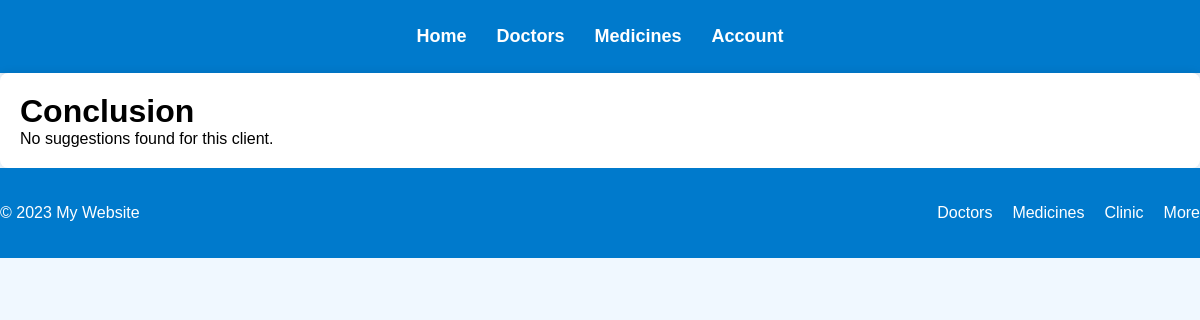
/conc/ (signed in), run on an earlier commit of the app's database.
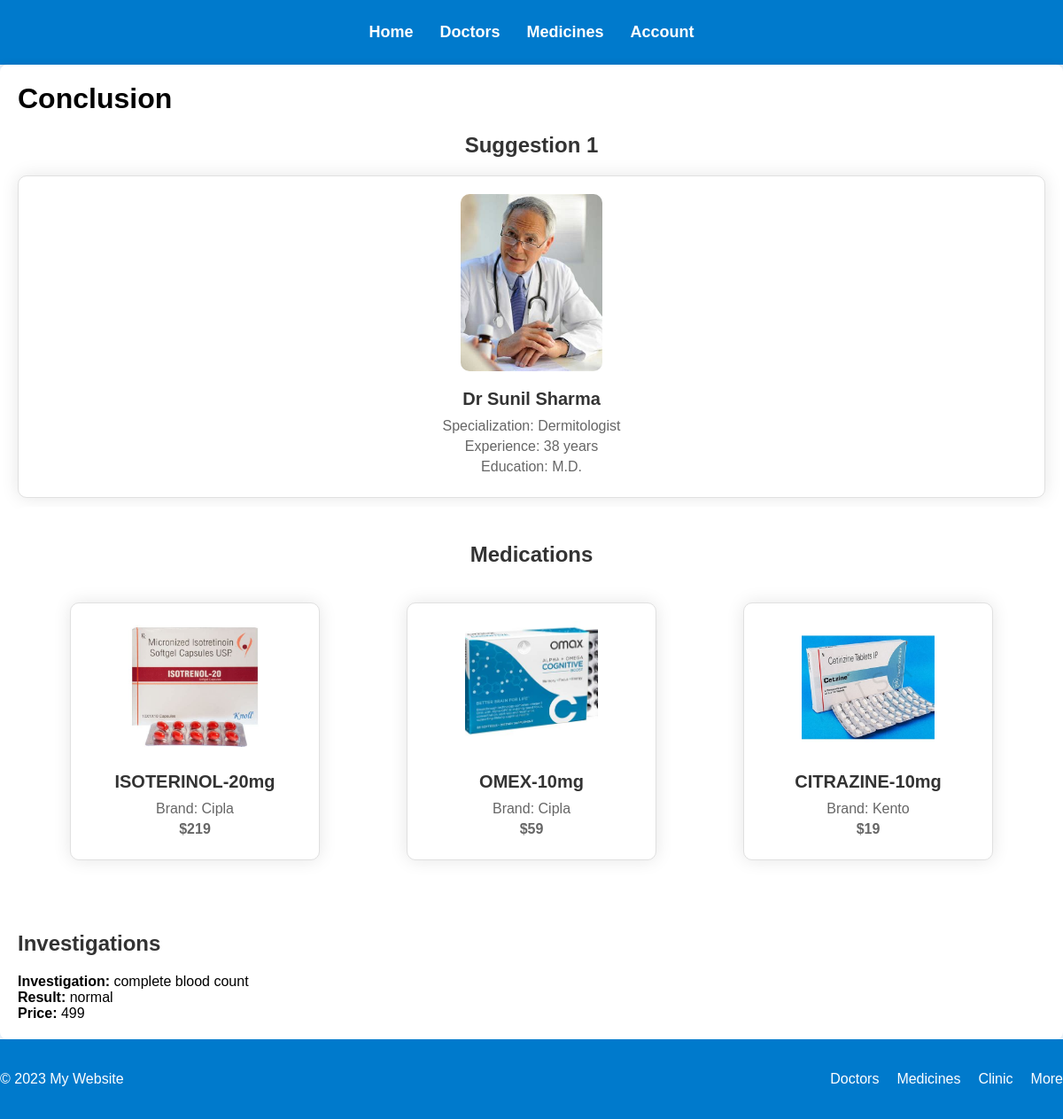
And on a later commit of the database.
### doc/models.py (models this page shows)
class Docsuggest(models.Model):
    client = models.ForeignKey('client.Client', on_delete=models.CASCADE, null=True, blank=True)
    doctor = models.ForeignKey(Doctor, on_delete=models.CASCADE, null=True, blank=True)
    prescriptions = models.ManyToManyField('med.Medicen', related_name='prescriptions')
    investigations = models.ManyToManyField('med.Investigation', related_name='investigations')

class Doctor(models.Model):
    pic = models.ImageField(upload_to='images/doc', blank=True, null=True)
    f_name = models.CharField(max_length=40)
    l_name = models.CharField(max_length=40)
    spec = models.CharField(max_length=120)
    edu = models.CharField(max_length=40)
    exp = models.IntegerField()

### med/models.py (models this page shows)
class Medicen(models.Model):
    pic = models.ImageField(upload_to='images/med', blank=True, null =True)
    name = models.CharField(max_length=200)
    brand = models.CharField(max_length=100)
    price = models.IntegerField()

class Investigation(models.Model):
    i_name = models.CharField(max_length=200)
    i_result = models.CharField(max_length=200)
    i_price = models.IntegerField()

### doc/views.py (the view)
# urls.py: path('conc/',conc,name='conc'),
def conc(request):
    try:
        client = Client.objects.get(user=request.user)
        docsuggests = Docsuggest.objects.filter(client=client)
    except Client.DoesNotExist:
        docsuggests = None
    context = {
        'docsuggests': docsuggests,
    }
    return render(request, 'doc/conclusion.html', context)

### doc/templates/doc/conclusion.html
{% extends 'main.html' %}
{% load static %}
{% block content %}
    <div class="container">
        <h1>Conclusion</h1>
        {% if docsuggests %}
            {% for docsug in docsuggests %}
                <div class="docsuggest">
                    <h2>Suggestion {{ forloop.counter }}</h2>
                    <div class="doctor-entry">
                        <img class="doctor-img" src="{{docsug.doctor.pic.url}}" alt="Doctor Profile">
                        <div class="doctor-info">
                            <h3>{{docsug.doctor.f_name}} {{docsug.doctor.l_name}}</h3>
                            <p>Specialization: {{docsug.doctor.spec}}</p>
                            <p>Experience: {{docsug.doctor.exp}} years</p>
                            <p>Education: {{docsug.doctor.edu}}</p>
                        </div>
                    </div>
                    <div class="section medications-section">
                        <h2>Medications</h2>
                        <div class="entry-container">
                            {% for i in docsug.prescriptions.all %}
                            <div class="medication-entry">
                                <img class="medication-img" src="{{i.pic.url}}" alt="Medication">
                                <div class="medication-info">
                                    <h3>{{i.name}}</h3>
                                    <p>Brand: {{i.brand}}</p>
                                    <p class="price">${{i.price}}</p>
                                </div>
                            </div>
                            {% endfor %}
                        </div>
                    </div>
                    <div class="investigations">
                        <h3>Investigations</h3>
                        {% for inves in docsug.investigations.all %}
                            <div class="investigation-details">
                                <p><strong>Investigation:</strong> {{ inves.i_name }}</p>
                                <p><strong>Result:</strong> {{ inves.i_result }}</p>
                                <p><strong>Price:</strong> {{ inves.i_price }}</p>
                            </div>
                        {% endfor %}
                    </div>
                </div>
            {% endfor %}
        {% else %}
            <p>No suggestions found for this client.</p>
        {% endif %}
    </div>
{% endblock content %}

### templates/main.html (shortened to what this page needs)
{% load static %}
<!DOCTYPE html>
<html>
<head>
    <link rel="stylesheet" type="text/css" href="{% static 'css/nav.css' %}">
    <link rel="stylesheet" type="text/css" href="{% static 'css/main.css' %}">
    <link rel="stylesheet" type="text/css" href="{% static 'css/foot.css' %}">
    <link rel="stylesheet" type="text/css" href="{% static 'css/logs.css' %}">
</head>
<body>
{% include 'navbar.html' %}
{% block content %}
{% endblock content %}
{% include 'footer.html' %}
</body>
</html>

### templates/navbar.html
    <nav class="navbar">
        <ul class="nav-list">
            <li class="nav-item"><a href="{% url 'home' %}">Home</a></li>
            <li class="nav-item"><a href="{% url 'docs' %}">Doctors</a></li>
            <li class="nav-item"><a href="{% url 'meds' %}">Medicines</a></li>
            {% if request.user.is_authenticated %}
            <li class="nav-item"><a href="{% url 'account' %}">Account</a></li>
            {% else %}
            <li class="nav-item"><a href="{% url 'login' %}">Login</a></li>
            <li class="nav-item"><a href="{% url 'register' %}">Register</a></li>
            {% endif %}
        </ul>
    </nav>

### templates/footer.html
<footer class="site-footer">
    <div class="footer-content">
        <p>&copy; 2023 My Website</p>
        <ul class="footer-nav">
            <li><a href="#">Doctors</a></li>
            <li><a href="#">Medicines</a></li>
            <li><a href="#">Clinic</a></li>
            <li><a href="#">More</a></li>
        </ul>
    </div>
</footer>

### static/css/nav.css (style rules this page uses)
.navbar { background-color: #007acc; box-shadow: 0 1px 5px rgba(0, 0, 0, 0.1); padding: 10px 0; }
.nav-list { list-style: none; padding: 0; display: flex; justify-content: center; align-items: center; }
.nav-item { margin: 0 15px; }
.nav-item a { text-decoration: none; color: #fff; font-size: 18px; font-weight: 600; transition: color 0.2s; }

### static/css/main.css (style rules this page uses)
body, h1, h2, p { margin: 0; padding: 0; }
.container { max-width: 1200px; margin: 0 auto; padding: 20px; background-color: #fff; border-radius: 8px; box-shadow: 0 0 10px rgba(0, 0, 0, 0.1); }
.section { margin-bottom: 40px; }
.doctors-section, .medications-section { background-color: #fff; padding: 20px; border-radius: 8px; }
h2 { font-size: 24px; color: #007acc; margin-bottom: 20px; }
.entry-container { display: flex; flex-wrap: wrap; gap: 20px; }
.doctor-entry, .medication-entry { background-color: #f5f5f5; border: 1px solid #e0e0e0; border-radius: 8px; padding: 20px; display: flex; flex-direction: column; align-items: center; }
.doctor-img, .medication-img { width: 120px; height: 120px; object-fit: cover; border-radius: 2%; }
.doctor-info, .medication-info { text-align: center; margin-top: 10px; }
.doctor-info h3, .medication-info h3 { font-size: 18px; color: #333; }
.doctor-info p, .medication-info p { font-size: 16px; color: #666; margin: 5px 0; }
.price { color: #007acc; font-weight: bold; }
.doctor-info h3 { font-size: 20px; margin: 10px 0; }
.doctor-img { border-radius: 10px; width: 160px; height: 200px; object-fit: cover; }
.medication-info h3 { font-size: 20px; margin: 10px 0; }
.medication-img { width: 150px; height: 150px; object-fit: cover; }
.entry-container { display: flex; flex-wrap: wrap; justify-content: space-around; }
.medication-entry { background: #fff; border: 1px solid #e0e0e0; border-radius: 10px; box-shadow: 0px 0px 20px rgba(0, 0, 0, 0.1); margin: 20px; padding: 20px; flex: 1; max-width: calc(25% - 40px); text-align: center; }
.doctor-entry { background: #fff; border: 1px solid #e0e0e0; border-radius: 10px; box-shadow: 0px 0px 20px rgba(0, 0, 0, 0.1); margin: 10px 0; padding: 20px; flex: 0 1 calc(30% - 20px); text-align: center; }
body { font-family: Arial, sans-serif; background-color: #f0f8ff; margin: 0; padding: 0; }
h2 { text-align: center; margin-top: 20px; color: #333; }

### static/css/foot.css (style rules this page uses)
.site-footer { background-color: #007acc; color: #fff; padding: 20px 0; text-align: center; }
.footer-content { display: flex; justify-content: space-between; align-items: center; flex-wrap: wrap; }
.footer-content p { font-size: 16px; margin: 0; }
.footer-nav { list-style: none; padding: 0; display: flex; gap: 20px; }
.footer-nav li { font-size: 16px; }
.footer-nav a { text-decoration: none; color: #fff; transition: color 0.2s; }

### static/css/logs.css (style rules this page uses)
h2, h3 { color: #333; font-size: 24px; margin-bottom: 20px; }
a { color: #007BFF; text-decoration: none; }

What changed in the data, as far as the page shows it:
added Docsuggest: doctor.pic (picture), doctor.f_name "Dr Sunil", doctor.l_name "Sharma", doctor.spec "Dermitologist", doctor.exp "38", doctor.edu "M.D."
now on this page (row unchanged): Medicen: pic (picture), name "ISOTERINOL-20mg", brand "Cipla", price "219"
now on this page (row unchanged): Medicen: pic (picture), name "OMEX-10mg", brand "Cipla", price "59"
now on this page (row unchanged): Medicen: pic (picture), name "CITRAZINE-10mg", brand "Kento", price "19"
added Investigation: i_name "complete blood count", i_result "normal", i_price "499"
Also different on the page:
text no longer shown: "No suggestions found for this client."
